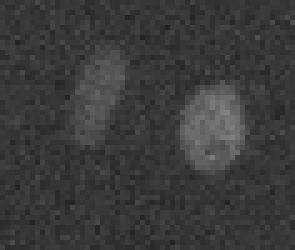
#> input picture image_data/xy_8bit__nuclei_noisy_different_intensity.tif, 59 x 50 px, found by its file name (shown 5 times larger)
$ jupyter execute pixels_skimage_napari.ipynb
#> lines starting #> are read from the running program, lines starting #| are printed output that depends on the picture
[cell 1]
#######################################################
## To follow along you require additional packages.
## Install them into your activated conda environment.
## conda activate skimage-napari-tutorial
## pip install napari-plot-profile
## pip install matplotlib
#######################################################

[cell 2]
from skimage.io import imread
# Load the image.
# You can also load a local image by providing the path to the file.
image = imread("https://github.com/NEUBIAS/training-resources/raw/master/image_data/xy_8bit__nuclei_noisy_different_intensity.tif")
#> image is the input picture: shape (50, 59); min 34, max 129, mean 58.7

[cell 3]
# Print image shape
print(image.shape)
#| (50, 59)

[cell 4]
# Print the image pixel values.
print(image)
#> (printed output is left out)

[cell 5]
# Top left corner is [y, x] = [r, c] = [0, 0]
print(image[0, 0])
#| 52

[cell 6]
# [y, x] = [r, c] = [1, 0]
print(image[1, 0])
#| 61

[cell 7]
# [y, x] = [r, c] = [0, 2]
print(image[0, 2])
#| 57

[cell 8]
from napari.viewer import Viewer
# Create a new napari viewer.
napari_viewer = Viewer()

[cell 9]
# Explore the napari-plot-profile plugin.

[cell 10]
# Add an image to the napari_viewer.
napari_viewer.add_image(image)

[cell 11]
import numpy as np
# Compute min and max.
print(image.min(), image.max())
#| 34 129

[cell 12]
import matplotlib.pyplot as plt
# Use matplotlib to quickly plot a histogram.
plt.hist(image.flatten(), bins=np.arange(image.min(), image.max() + 1));
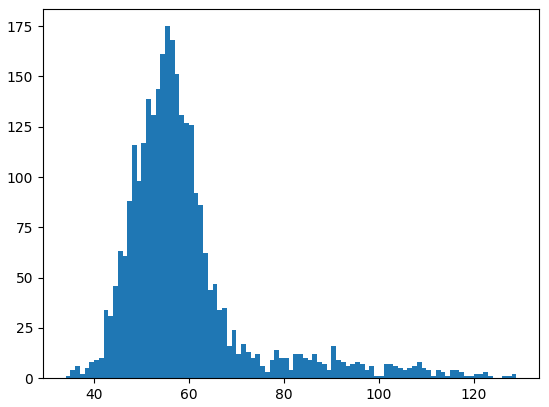
#> figure drawn by matplotlib, 1 panel; tallest bar 175 high, from x = 55 to 56


$ run again, with image_data/xy_16bit__autophagosomes.tif copied over image_data/xy_8bit__nuclei_noisy_different_intensity.tif
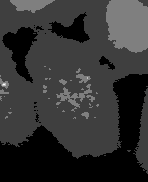
#> input picture image_data/xy_16bit__autophagosomes.tif, 148 x 182 px, found by its file name
#> image is the input picture: shape (182, 148) uint16; min 188, max 1200, mean 336.9
#| (182, 148)
#> (printed output is left out)
#| 382
#| 379
#| 390
#| 188 1200
#> `[cell 12] import matplotlib.pyplot as plt`:
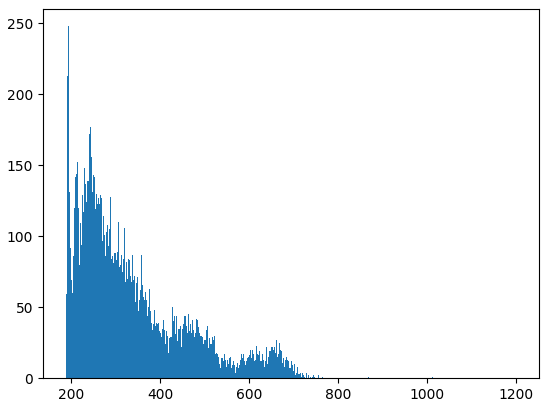
#> figure drawn by matplotlib, 1 panel; tallest bar 248 high, from x = 194 to 195
